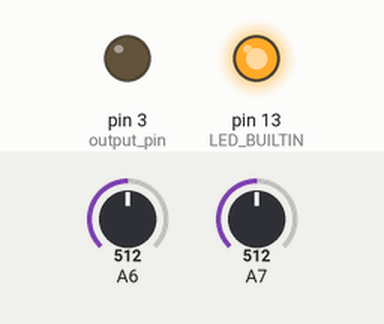
This sketch was run on a simulated Arduino Mega 2560, built with avr-gcc and run on an emulated ATmega2560. Shown: output pins drawn as LEDs (lit = HIGH). The inputs (shaded band) are chosen by the test bench; at power-on: A6 = 512, A7 = 512.

Above: at 1.2 s.
1.3 s: A6 set to 482
At 1.7 s:
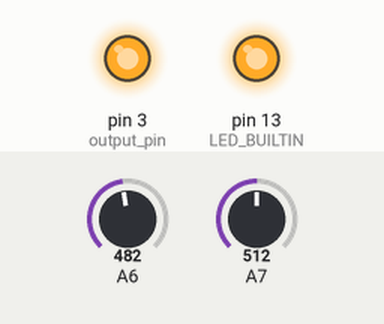
2.8 s: A6 set to 510
At 4.0 s:
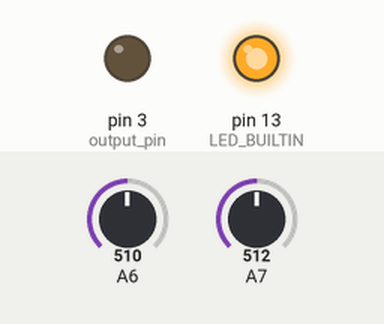
4.3 s: A6 set to 490
At 5.0 s:
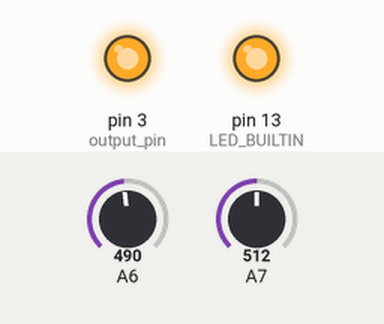
Timing chart, 0 to 7.3 s (numbered marks = the images above; inputs shaded):
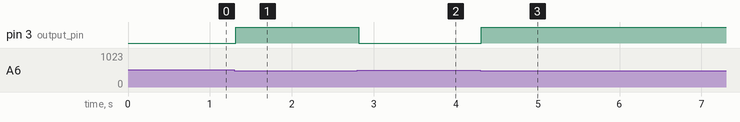

Measured:
- the behaviour switches between 501 and 500 on A6 (found by bisection; images 0 and 1)
- after the input at 1.3 s, pin 3 (output_pin): LOW → HIGH at once
- after the input at 2.8 s, pin 3 (output_pin): HIGH → LOW at once
- after the input at 4.3 s, pin 3 (output_pin): LOW → HIGH at once

The sketch:

two_input_NAND.ino
```cpp
/*************************************************
 * Two_input_NAND
 *
 * The purpose of this sketch is to create a two input
 * NAND gate for the AVR128DA48
 *
 * 2-input NAND truth table
 * |PD0|PD1| Y |
 * |---|---|---|
 * | 0 | 0 | 1 |
 * | 0 | 1 | 1 |
 * | 1 | 0 | 1 |
 * | 1 | 1 | 0 |
 ************************************************/

//variables to store readings in
int input1;
int input2;

//Output pin
int output_pin = 3; //can be set to any pin

void setup() {
  //Set a pin to always on as a voltage source (PC6 or Pin 20)
  pinMode(LED_BUILTIN, OUTPUT);
  digitalWrite(LED_BUILTIN, HIGH);

  //Write to serial
  Serial1.begin(9600);

  //Configure pins to gate inputs
  pinMode(22, INPUT); // PD0
  pinMode(23, INPUT); // PD1


  //Configure output pin for gate
  pinMode(output_pin, OUTPUT); // PA3
}

void loop() {
  //Read input pins voltages
  input1 = analogRead(22);
  input2 = analogRead(23);

  //Print values to serial monitor for
  Serial1.print(input1);
  Serial1.print("    ");
  Serial1.println(input2);

  // Configure logic gate
  // Using 500 as a minimum to avoid partial voltages
  if(input1 > 500 && input2 > 500){
    digitalWrite(output_pin, LOW);
  } else {
    digitalWrite(output_pin, HIGH);
  }
}
```
